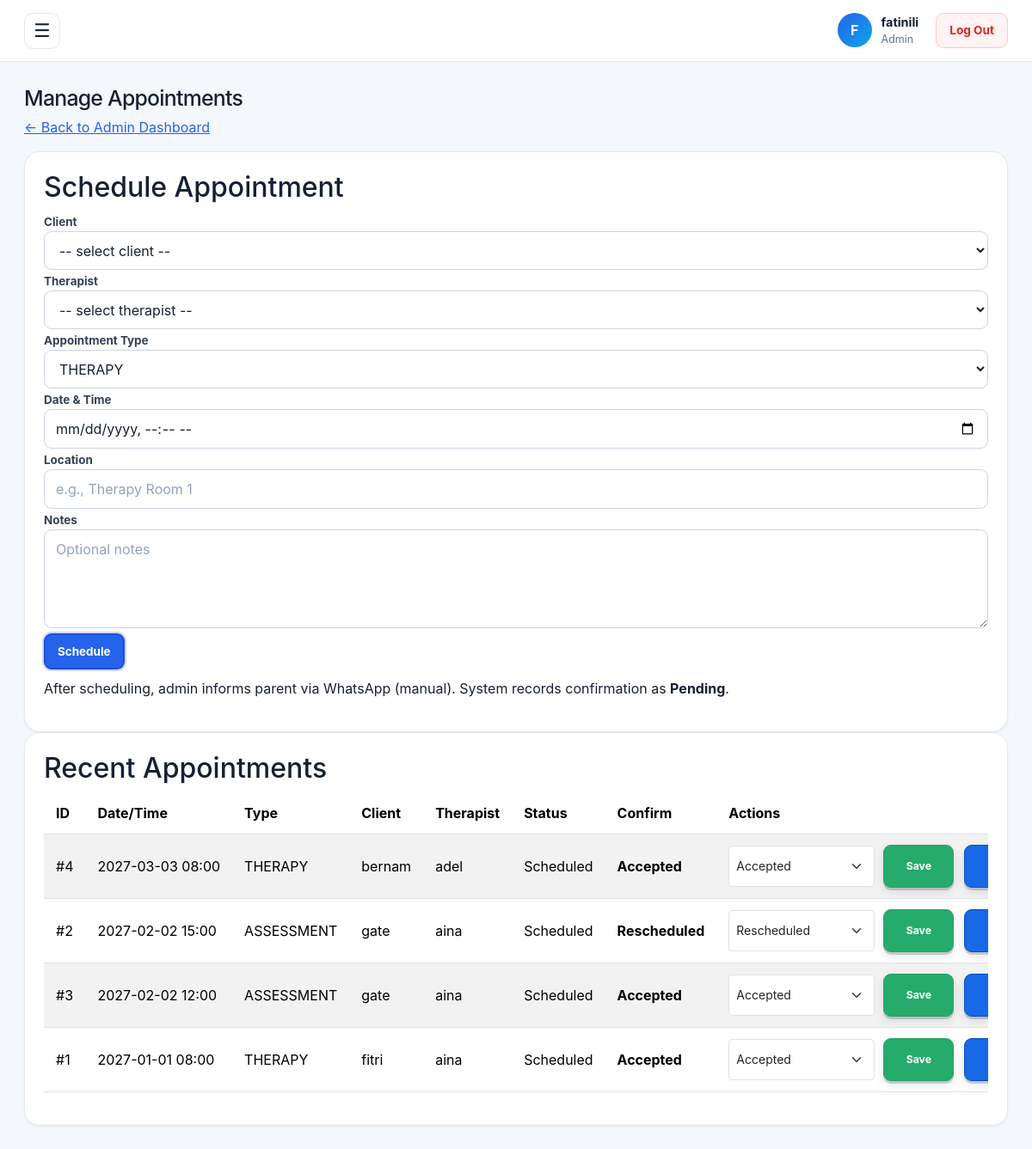
The page /admin/appointments (signed in) on the database as committed earlier.
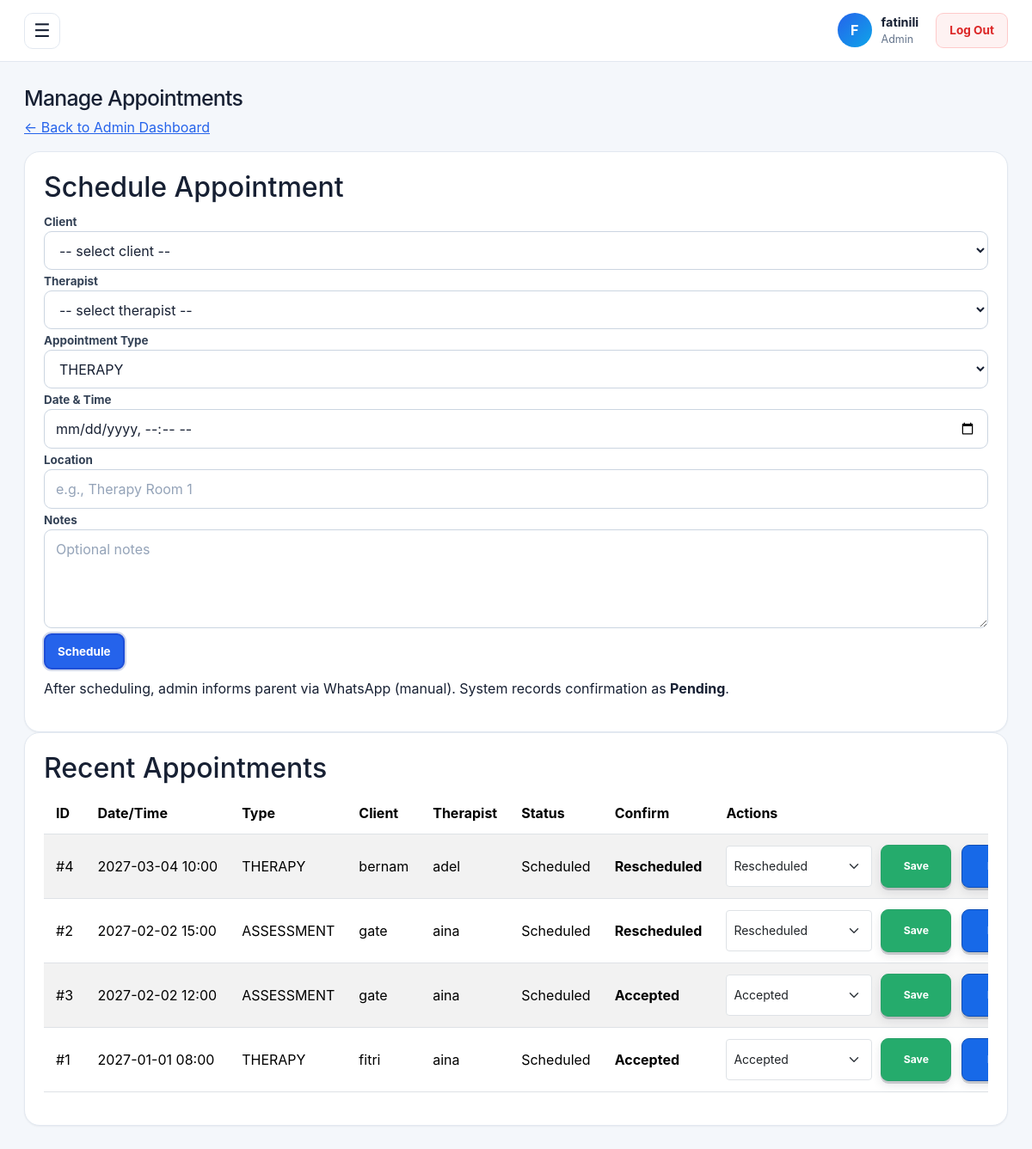
The same page on the database as committed later.
### tables this page shows
CREATE TABLE appointments (
        appointment_id INTEGER PRIMARY KEY AUTOINCREMENT,
        client_id INTEGER NOT NULL,
        therapist_user_id INTEGER NOT NULL,
        appointment_type TEXT NOT NULL CHECK(appointment_type IN ('THERAPY','ASSESSMENT')) DEFAULT 'THERAPY',
        date_time TEXT NOT NULL,
        location TEXT,
        status TEXT NOT NULL CHECK(status IN ('Scheduled','Cancelled','Completed')) DEFAULT 'Scheduled',
        notes TEXT,

        confirmation_status TEXT NOT NULL
            CHECK(confirmation_status IN ('Pending','Accepted','Declined','Rescheduled'))
            DEFAULT 'Pending',
        update_note TEXT,
        last_updated_at TEXT,

        FOREIGN KEY(client_id) REFERENCES clients(client_id),
        FOREIGN KEY(therapist_user_id) REFERENCES users(user_id)
    );

CREATE TABLE clients (
        client_id INTEGER PRIMARY KEY AUTOINCREMENT,
        parent_user_id INTEGER NOT NULL,
        full_name TEXT NOT NULL,
        date_of_birth TEXT,
        FOREIGN KEY(parent_user_id) REFERENCES users(user_id)
    );

CREATE TABLE users (
        user_id INTEGER PRIMARY KEY AUTOINCREMENT,
        full_name TEXT NOT NULL,
        email TEXT NOT NULL UNIQUE,
        password_hash TEXT NOT NULL,

        role TEXT NOT NULL
            CHECK(role IN ('ADMIN', 'THERAPIST', 'PARENT')),

        must_change_password INTEGER NOT NULL DEFAULT 0,
        is_active INTEGER NOT NULL DEFAULT 1,

        approval_status TEXT NOT NULL
            CHECK(
                approval_status IN (
                    'APPROVED',
                    'PENDING',
                    'REJECTED'
                )
            )
            DEFAULT 'APPROVED'
    );

### app.py (the view)
@app.get("/admin/appointments")
@login_required(roles=["ADMIN"])
def admin_appointments():
    db = get_db()
    clients = db.execute("""
        SELECT
            c.client_id,
            c.full_name AS client_name,
            u.full_name AS parent_name
        FROM clients c
        JOIN users u
            ON u.user_id = c.parent_user_id
        ORDER BY c.full_name
    """).fetchall()
    therapists = db.execute("""
        SELECT user_id, full_name
        FROM users
        WHERE role = 'THERAPIST'
          AND is_active = 1
        ORDER BY full_name
    """).fetchall()
    appointments = db.execute("""
        SELECT
            a.appointment_id,
            a.date_time,
            a.status,
            a.location,
            a.appointment_type,
            a.confirmation_status,
            c.full_name AS client_name,
            t.full_name AS therapist_name
        FROM appointments a
        JOIN clients c
            ON c.client_id = a.client_id
        JOIN users t
            ON t.user_id = a.therapist_user_id
        ORDER BY a.date_time DESC
        LIMIT 20
    """).fetchall()
    return render_template(
        "admin_appointments.html",
        clients=clients,
        therapists=therapists,
        appointments=appointments
    )

### app.py (called while the page is built)
def get_db():
    if "db" not in g:
        g.db = sqlite3.connect(DB_PATH)
        g.db.row_factory = sqlite3.Row
    return g.db

def login_required(roles=None):
    def decorator(fn):
        @wraps(fn)
        def wrapper(*args, **kwargs):
            user = session.get("user")
            if not user:
                flash("Please log in first.", "error")
                return redirect(url_for("home"))
            if roles and user.get("role") not in roles:
                abort(403)
            return fn(*args, **kwargs)
        return wrapper
    return decorator

### templates/admin_appointments.html (shortened to what this page needs)
{% extends "base.html" %}
{% block content %}
<h1>Manage Appointments</h1>
<p>
  <a href="{{ url_for('admin_dashboard') }}">
    ← Back to Admin Dashboard
  </a>
</p>
<section class="grid">
  <div class="card">
    <h2>Schedule Appointment</h2>
    <form method="POST" action="{{ url_for('admin_schedule') }}" class="form">
      <label>Client</label>
      <select name="client_id" required>
        <option value="">-- select client --</option>
      </select>
      <label>Therapist</label>
      <select name="therapist_id" required>
        <option value="">-- select therapist --</option>
      </select>
      <label>Appointment Type</label>
      <select name="appointment_type" required>
        <option value="THERAPY" selected>THERAPY</option>
      </select>
      <label>Date & Time</label>
      <input type="datetime-local" name="date_time" required>
      <label>Location</label>
      <input type="text" name="location" placeholder="e.g., Therapy Room 1">
      <label>Notes</label>
      <textarea name="notes" rows="3" placeholder="Optional notes"></textarea>
      <button class="btn primary" type="submit">Schedule</button>
      <p class="muted" style="margin-top:10px;">
        After scheduling, admin informs parent via WhatsApp (manual).
        System records confirmation as <b>Pending</b>.
      </p>
    </form>
  </div>
  <div class="card" style="grid-column: 1 / -1;">
    <h2>Recent Appointments</h2>
     <div class="table-responsive">
    <table
      id="adminAppointmentsTable"
      class="table table-striped table-hover align-middle"
    >
      <thead>
        <tr>
          <th>ID</th>
          <th>Date/Time</th>
          <th>Type</th>
          <th>Client</th>
          <th>Therapist</th>
          <th>Status</th>
          <th>Confirm</th>
          <th>Actions</th>
        </tr>
      </thead>
      <tbody>
        {% for a in appointments %}
        <tr>
          <td>#{{ a.appointment_id }}</td>
          <td>{{ a.date_time }}</td>
          <td>{{ a.appointment_type }}</td>
          <td>{{ a.client_name }}</td>
          <td>{{ a.therapist_name }}</td>
          <td>{{ a.status }}</td>
          <td>
            <strong>{{ a.confirmation_status }}</strong>
          </td>
          <td>
            <div class="appointment-actions">
              <form
                method="POST"
                action="{{ url_for(
                  'admin_update_confirmation',
                  appointment_id=a.appointment_id
                ) }}"
                class="confirmation-form"
              >
                <select
                  name="confirmation_status"
                  class="form-select form-select-sm"
                  required
                >
                  <option
                    value="Accepted"
                    {% if a.confirmation_status == 'Accepted' %}selected{% endif %}
                  >
                    Accepted
                  </option>
                  <option
                    value="Rescheduled"
                    {% if a.confirmation_status == 'Rescheduled' %}selected{% endif %}
                  >
                    Rescheduled
                  </option>
                </select>
                <button class="btn small success" type="submit">
                  Save
                </button>
              </form>
               <button
                  type="button"
                  class="btn small"
                  data-bs-toggle="modal"
                  data-bs-target="#editAppointmentModal{{ a.appointment_id }}"
               >
                </button>
            </div>
          </td>
        </tr>
        {% else %}
        <tr>
          <td colspan="8" class="text-center text-muted">
            No appointments yet.
          </td>
        </tr>
        {% endfor %}
      </tbody>
    </table>
  </div>
  </div>
</section>
{% endblock %}

Rows that differ between the two databases and show on the page:
changed appointments "bernam": date_time "2027-03-03 08:00" → "2027-03-04 10:00"; confirmation_status "Accepted" → "Rescheduled"
